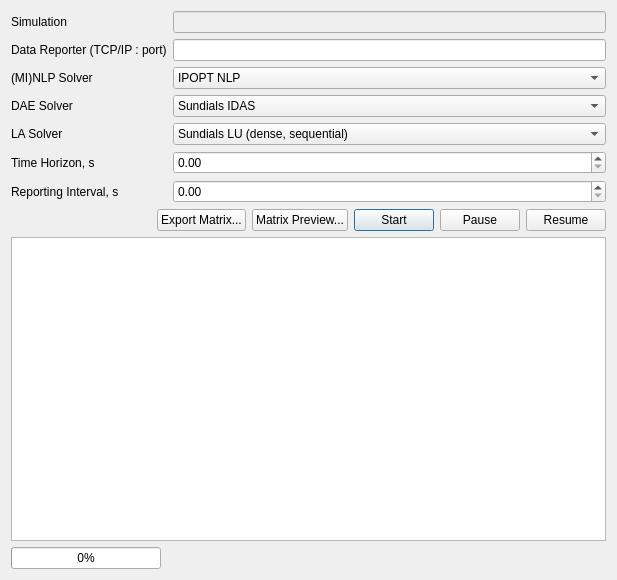
<?xml version="1.0" encoding="UTF-8"?>
<ui version="4.0">
 <class>SimulatorDialog</class>
 <widget class="QDialog" name="SimulatorDialog">
  <property name="geometry">
   <rect>
    <x>0</x>
    <y>0</y>
    <width>617</width>
    <height>580</height>
   </rect>
  </property>
  <property name="windowTitle">
   <string>DAE Tools Simulator</string>
  </property>
  <layout class="QVBoxLayout" name="verticalLayout_2">
   <item>
    <layout class="QFormLayout" name="formLayout">
     <property name="fieldGrowthPolicy">
      <enum>QFormLayout::AllNonFixedFieldsGrow</enum>
     </property>
     <item row="0" column="0">
      <widget class="QLabel" name="simulationLabel">
       <property name="text">
        <string>Simulation</string>
       </property>
      </widget>
     </item>
     <item row="0" column="1">
      <widget class="QLineEdit" name="SimulationLineEdit">
       <property name="enabled">
        <bool>false</bool>
       </property>
      </widget>
     </item>
     <item row="1" column="0">
      <widget class="QLabel" name="DataReporterTCPIPAddressLabel">
       <property name="text">
        <string>Data Reporter (TCP/IP : port)</string>
       </property>
      </widget>
     </item>
     <item row="1" column="1">
      <widget class="QLineEdit" name="DataReporterTCPIPAddressLineEdit">
       <property name="text">
        <string/>
       </property>
      </widget>
     </item>
     <item row="2" column="0">
      <widget class="QLabel" name="MINLPSolverLabel">
       <property name="text">
        <string>(MI)NLP Solver</string>
       </property>
      </widget>
     </item>
     <item row="2" column="1">
      <widget class="QComboBox" name="MINLPSolverComboBox">
       <item>
        <property name="text">
         <string>IPOPT NLP</string>
        </property>
       </item>
       <item>
        <property name="text">
         <string>NLOPT NLP</string>
        </property>
       </item>
       <item>
        <property name="text">
         <string>BONMIN MINLP</string>
        </property>
       </item>
      </widget>
     </item>
     <item row="3" column="0">
      <widget class="QLabel" name="DAESolverLabel">
       <property name="text">
        <string>DAE Solver</string>
       </property>
      </widget>
     </item>
     <item row="3" column="1">
      <widget class="QComboBox" name="DAESolverComboBox">
       <item>
        <property name="text">
         <string>Sundials IDAS</string>
        </property>
       </item>
      </widget>
     </item>
     <item row="4" column="0">
      <widget class="QLabel" name="LASolverLabel">
       <property name="text">
        <string>LA Solver</string>
       </property>
      </widget>
     </item>
     <item row="4" column="1">
      <widget class="QComboBox" name="LASolverComboBox">
       <item>
        <property name="text">
         <string>Sundials LU (dense, sequential)</string>
        </property>
       </item>
       <item>
        <property name="text">
         <string>Trilinos Amesos - KLU (sparse, sequential, direct)</string>
        </property>
       </item>
       <item>
        <property name="text">
         <string>Trilinos Amesos - SuperLU (sparse, sequential, direct)</string>
        </property>
       </item>
       <item>
        <property name="text">
         <string>Trilinos Amesos - Umfpack (sparse, sequential, direct)</string>
        </property>
       </item>
       <item>
        <property name="text">
         <string>Trilinos Amesos - Lapack (dense, sequential, direct)</string>
        </property>
       </item>
       <item>
        <property name="text">
         <string>Trilinos AztecOO - Krylov (sparse, sequential, iterative)</string>
        </property>
       </item>
       <item>
        <property name="text">
         <string>Intel Pardiso (sparse, OpenMP, direct)</string>
        </property>
       </item>
       <item>
        <property name="text">
         <string>Intel MKL Lapack (dense, OpenMP, direct)</string>
        </property>
       </item>
       <item>
        <property name="text">
         <string>AMD ACML Lapack (dense, OpenMP, direct)</string>
        </property>
       </item>
       <item>
        <property name="text">
         <string>Lapack (dense, sequential, direct)</string>
        </property>
       </item>
       <item>
        <property name="text">
         <string>Magma Lapack (dense, CUDA, direct)</string>
        </property>
       </item>
       <item>
        <property name="text">
         <string>SuperLU (sparse, sequential, direct)</string>
        </property>
       </item>
       <item>
        <property name="text">
         <string>SuperLU_MT (sparse, POSIX threads, direct)</string>
        </property>
       </item>
       <item>
        <property name="text">
         <string>SuperLU_CUDA (sparse, CUDA, direct)</string>
        </property>
       </item>
       <item>
        <property name="text">
         <string>CUSP (sparse, CUDA, iterative)</string>
        </property>
       </item>
      </widget>
     </item>
     <item row="5" column="0">
      <widget class="QLabel" name="TimeHorizonLabel">
       <property name="text">
        <string>Time Horizon, s</string>
       </property>
      </widget>
     </item>
     <item row="5" column="1">
      <widget class="QDoubleSpinBox" name="TimeHorizonDoubleSpinBox">
       <property name="maximum">
        <double>1000000000.000000000000000</double>
       </property>
      </widget>
     </item>
     <item row="6" column="0">
      <widget class="QLabel" name="ReportingIntervalLabel">
       <property name="text">
        <string>Reporting Interval, s</string>
       </property>
      </widget>
     </item>
     <item row="6" column="1">
      <widget class="QDoubleSpinBox" name="ReportingIntervalDoubleSpinBox">
       <property name="maximum">
        <double>1000000000.000000000000000</double>
       </property>
      </widget>
     </item>
    </layout>
   </item>
   <item>
    <layout class="QHBoxLayout" name="horizontalLayout">
     <item>
      <spacer name="horizontalSpacer">
       <property name="orientation">
        <enum>Qt::Horizontal</enum>
       </property>
       <property name="sizeHint" stdset="0">
        <size>
         <width>40</width>
         <height>20</height>
        </size>
       </property>
      </spacer>
     </item>
     <item>
      <widget class="QPushButton" name="ExportButton">
       <property name="enabled">
        <bool>true</bool>
       </property>
       <property name="text">
        <string>Export Matrix...</string>
       </property>
      </widget>
     </item>
     <item>
      <widget class="QPushButton" name="MatrixButton">
       <property name="enabled">
        <bool>true</bool>
       </property>
       <property name="text">
        <string>Matrix Preview...</string>
       </property>
      </widget>
     </item>
     <item>
      <widget class="QPushButton" name="RunButton">
       <property name="sizePolicy">
        <sizepolicy hsizetype="Fixed" vsizetype="Fixed">
         <horstretch>0</horstretch>
         <verstretch>0</verstretch>
        </sizepolicy>
       </property>
       <property name="text">
        <string>Start</string>
       </property>
       <property name="default">
        <bool>true</bool>
       </property>
      </widget>
     </item>
     <item>
      <widget class="QPushButton" name="PauseButton">
       <property name="sizePolicy">
        <sizepolicy hsizetype="Fixed" vsizetype="Fixed">
         <horstretch>0</horstretch>
         <verstretch>0</verstretch>
        </sizepolicy>
       </property>
       <property name="text">
        <string>Pause</string>
       </property>
      </widget>
     </item>
     <item>
      <widget class="QPushButton" name="ResumeButton">
       <property name="sizePolicy">
        <sizepolicy hsizetype="Fixed" vsizetype="Fixed">
         <horstretch>0</horstretch>
         <verstretch>0</verstretch>
        </sizepolicy>
       </property>
       <property name="text">
        <string>Resume</string>
       </property>
       <property name="checkable">
        <bool>false</bool>
       </property>
       <property name="checked">
        <bool>false</bool>
       </property>
      </widget>
     </item>
    </layout>
   </item>
   <item>
    <layout class="QVBoxLayout" name="verticalLayout">
     <item>
      <widget class="QTextEdit" name="textEdit">
       <property name="enabled">
        <bool>true</bool>
       </property>
       <property name="minimumSize">
        <size>
         <width>510</width>
         <height>180</height>
        </size>
       </property>
       <property name="font">
        <font>
         <family>Monospace</family>
         <pointsize>9</pointsize>
        </font>
       </property>
       <property name="horizontalScrollBarPolicy">
        <enum>Qt::ScrollBarAsNeeded</enum>
       </property>
       <property name="undoRedoEnabled">
        <bool>false</bool>
       </property>
       <property name="lineWrapMode">
        <enum>QTextEdit::NoWrap</enum>
       </property>
       <property name="readOnly">
        <bool>true</bool>
       </property>
       <property name="html">
        <string notr="true">&lt;!DOCTYPE HTML PUBLIC &quot;-//W3C//DTD HTML 4.0//EN&quot; &quot;http://www.w3.org/TR/REC-html40/strict.dtd&quot;&gt;
&lt;html&gt;&lt;head&gt;&lt;meta name=&quot;qrichtext&quot; content=&quot;1&quot; /&gt;&lt;style type=&quot;text/css&quot;&gt;
p, li { white-space: pre-wrap; }
&lt;/style&gt;&lt;/head&gt;&lt;body style=&quot; font-family:'Monospace'; font-size:9pt; font-weight:400; font-style:normal;&quot;&gt;
&lt;p style=&quot;-qt-paragraph-type:empty; margin-top:0px; margin-bottom:0px; margin-left:0px; margin-right:0px; -qt-block-indent:0; text-indent:0px; font-family:'Courier New';&quot;&gt;&lt;/p&gt;&lt;/body&gt;&lt;/html&gt;</string>
       </property>
      </widget>
     </item>
    </layout>
   </item>
   <item>
    <layout class="QHBoxLayout" name="horizontalLayout_3">
     <item>
      <widget class="QProgressBar" name="progressBar">
       <property name="sizePolicy">
        <sizepolicy hsizetype="Fixed" vsizetype="Fixed">
         <horstretch>0</horstretch>
         <verstretch>0</verstretch>
        </sizepolicy>
       </property>
       <property name="minimumSize">
        <size>
         <width>150</width>
         <height>0</height>
        </size>
       </property>
       <property name="value">
        <number>0</number>
       </property>
       <property name="invertedAppearance">
        <bool>false</bool>
       </property>
      </widget>
     </item>
     <item>
      <widget class="QLabel" name="progressLabel">
       <property name="text">
        <string/>
       </property>
      </widget>
     </item>
    </layout>
   </item>
  </layout>
 </widget>
 <resources/>
 <connections/>
</ui>
